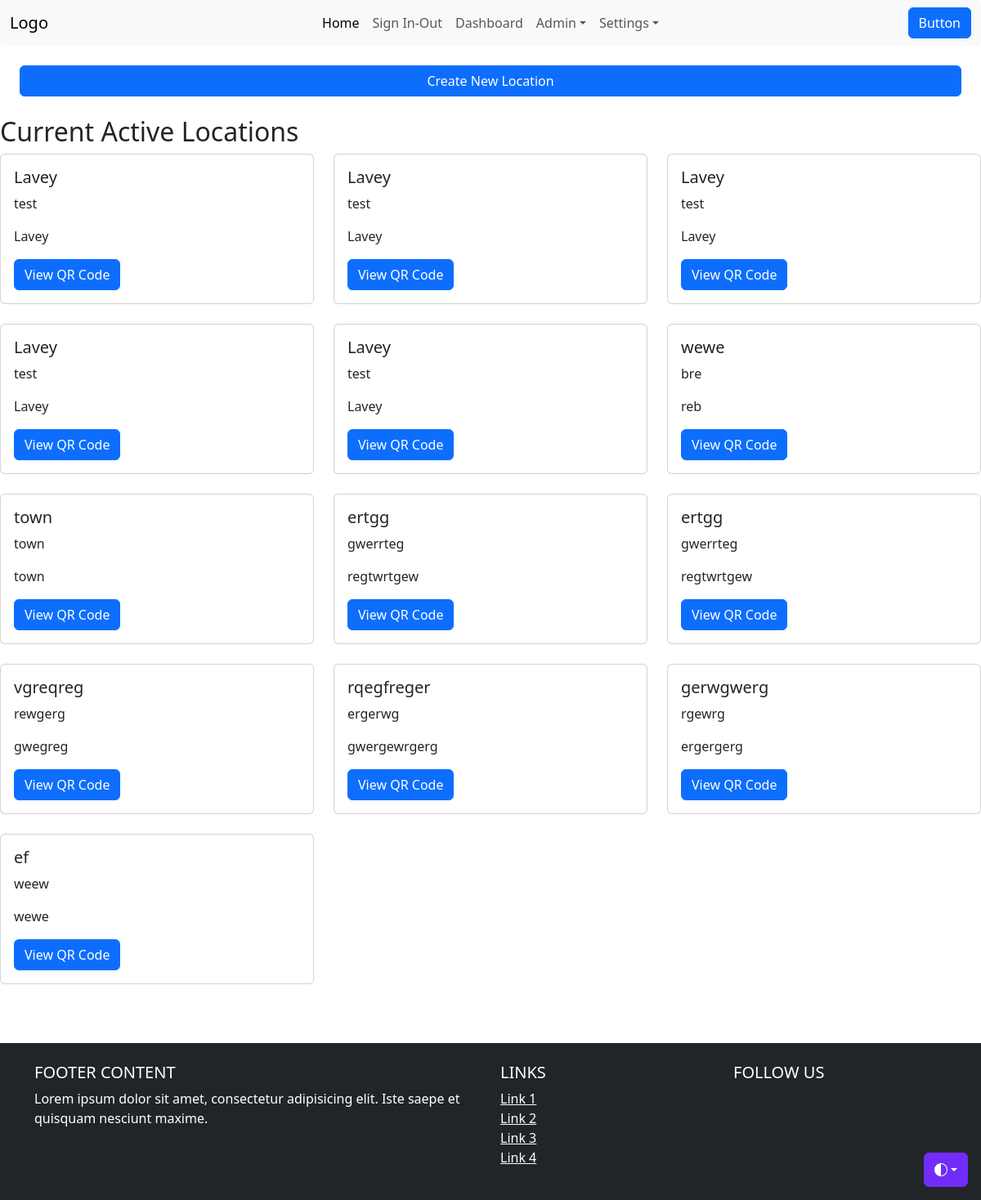
Before: /locations/ (signed in) with the older database file.
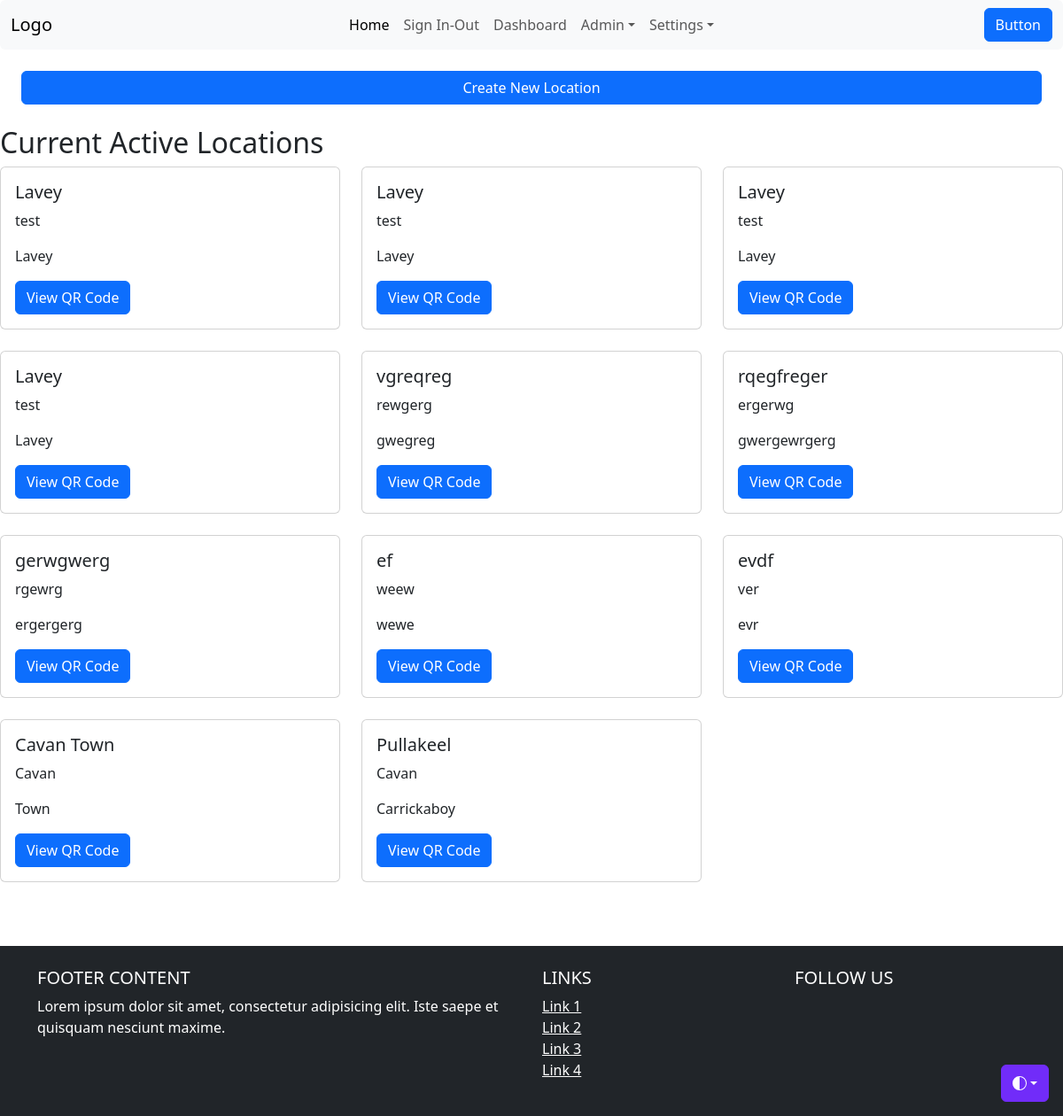
After: the same page with the newer database file.
### register_app/models.py (models this page shows, shortened)
class Location(models.Model):
    name = models.CharField(max_length=200)
    address = models.TextField()
    description = models.TextField()
    is_active = models.BooleanField(default=True)
    qr_code = models.FileField(upload_to='qr_codes/', null=True, blank=True)

### register_app/views.py (the view)
# urls.py: path('locations/', views.location_list, name='location_list'),
@user_passes_test(is_admin, login_url='/no_access/')
@login_required
def location_list(request):
    locations = Location.objects.filter(is_active=True)
    return render(request, 'register_app/location_list.html', {'locations': locations})

### register_app/views.py (called while the page is built)
def is_admin(user):
    return user.is_superuser or user.is_staff

### register_app/templates/register_app/location_list.html (shortened to what this page needs)
{% extends "base.html" %}
{% load static %}
{% block content %}
<div class="d-grid gap-2 m-4">
<button type="button" class="btn btn-primary" data-bs-toggle="modal" data-bs-target="#createLocationModal">
    Create New Location
</button>
</div>
<h2 class="center">Current Active Locations</h2>
<div class="row">
    {% for location in locations %}
    <div class="col-md-4 mb-4">
        <div class="card">
            <div class="card-body">
                <h5 class="card-title">{{ location.name }}</h5>
                <p class="card-text">{{ location.description }}</p>
                <p class="card-text">{{ location.address }}</p>
                <a href="{% url 'view_qr_code' location.id %}" class="btn btn-primary">View QR Code</a>
            </div>
        </div>
    </div>
    {% endfor %}
</div>
{% endblock %}

Changed rows visible on the page:
no longer on this page (row edited): Location: name "Lavey", description "test", address "Lavey"
no longer on this page (row edited): Location: name "wewe", description "bre", address "reb"
no longer on this page (row edited): Location: name "town", description "town", address "town"
no longer on this page (row edited): Location: name "ertgg", description "gwerrteg", address "regtwrtgew"
no longer on this page (row edited): Location: name "ertgg", description "gwerrteg", address "regtwrtgew"
added Location: name "evdf", description "ver", address "evr"
added Location: name "Cavan Town", description "Cavan", address "Town"
added Location: name "Pullakeel", description "Cavan", address "Carrickaboy"
